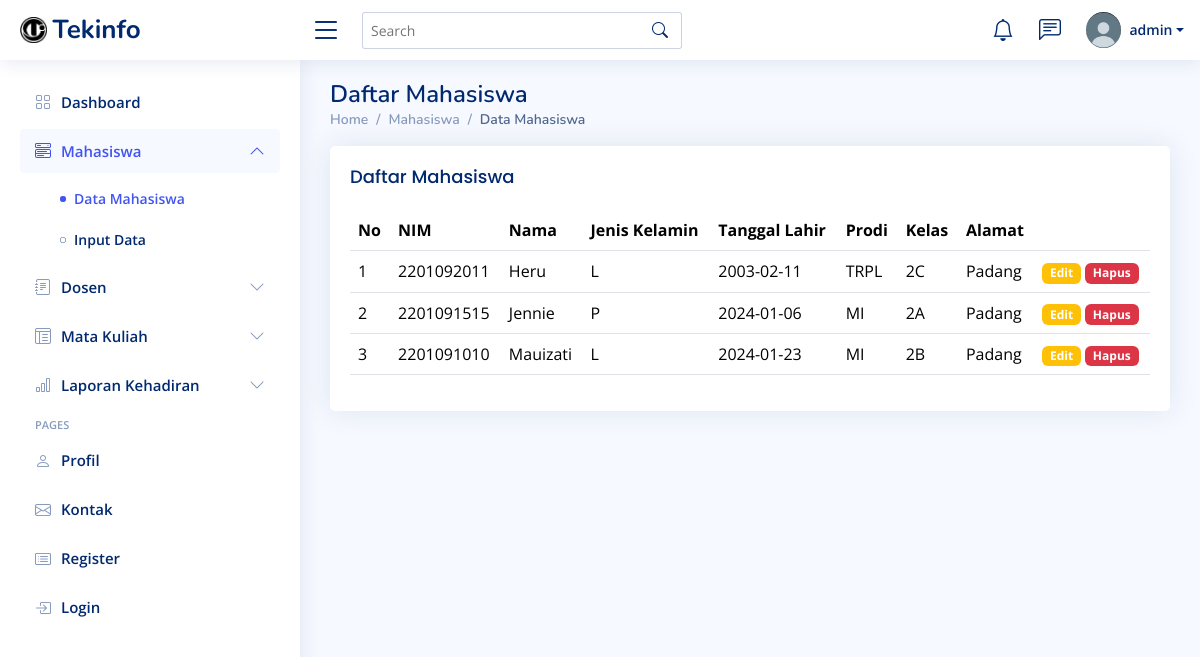
Page /modul/mahasiswa/data-mahasiswa.php (signed in) on the committed database.
### tables this page shows
CREATE TABLE `mahasiswa` (
  `nim` bigint(11) NOT NULL,
  `nama` varchar(80) NOT NULL,
  `jenis_kelamin` enum('L','P') NOT NULL,
  `tgl_lahir` date NOT NULL,
  `prodi` enum('TRPL','MI','TKOM') NOT NULL,
  `id_kelas` int(11) NOT NULL,
  `alamat` text DEFAULT NULL
);

CREATE TABLE `kelas` (
  `id` int(11) NOT NULL,
  `nama_kelas` varchar(50) NOT NULL
);

### modul/mahasiswa/data-mahasiswa.php (the view, shortened to what this page needs)
<?php
    require '../../koneksi.php';
    $query = "SELECT * FROM mahasiswa, kelas WHERE mahasiswa.id_kelas=kelas.id  ORDER BY nama ";
    $result = $db->query($query);
?>
<!DOCTYPE html>
<html lang="en">
<head>
  <link href="../assets/vendor/bootstrap/css/bootstrap.min.css" rel="stylesheet">
  <link href="../assets/vendor/bootstrap-icons/bootstrap-icons.css" rel="stylesheet">
  <link href="../assets/vendor/boxicons/css/boxicons.min.css" rel="stylesheet">
  <link href="../assets/vendor/quill/quill.snow.css" rel="stylesheet">
  <link href="../assets/vendor/quill/quill.bubble.css" rel="stylesheet">
  <link href="../assets/vendor/remixicon/remixicon.css" rel="stylesheet">
  <link href="../assets/vendor/simple-datatables/style.css" rel="stylesheet">
  <link href="../assets/css/style.css" rel="stylesheet">
</head>
<body>
  <header id="header" class="header fixed-top d-flex align-items-center">
<div class="d-flex align-items-center justify-content-between">
  <a href="#" class="logo d-flex align-items-center">
    <img src="../assets/img/Logo Ti.png" alt="">
    <span class="d-none d-lg-block">Tekinfo</span>
  </a>
  <i class="bi bi-list toggle-sidebar-btn"></i>
</div>
<div class="search-bar">
  <form class="search-form d-flex align-items-center" method="POST" action="#">
    <input type="text" name="query" placeholder="Search" title="Enter search keyword">
    <button type="submit" title="Search"><i class="bi bi-search"></i></button>
  </form>
</div>
<nav class="header-nav ms-auto">
  <ul class="d-flex align-items-center">
    <li class="nav-item dropdown">
      <a class="nav-link nav-icon" href="#" data-bs-toggle="dropdown">
        <i class="bi bi-bell"></i>
      </a>
    </li>
    <li class="nav-item dropdown">
      <a class="nav-link nav-icon" href="#" data-bs-toggle="dropdown">
        <i class="bi bi-chat-left-text"></i>
      </a>
    </li>
    <li class="nav-item dropdown pe-3">
      <a class="nav-link nav-profile d-flex align-items-center pe-0" href="#" data-bs-toggle="dropdown">
        <img src="../assets/img/icon.jpg" alt="Profile" class="rounded-circle">
        <span class="d-none d-md-block dropdown-toggle ps-2"><?=   $_SESSION['nama']?></span>
      </a>
    </li>
  </ul>
</nav>
</header>
<aside id="sidebar" class="sidebar">
<ul class="sidebar-nav" id="sidebar-nav">
  <li class="nav-item">
    <a class="nav-link collapsed" href="../../index.php">
      <i class="bi bi-grid"></i>
      <span>Dashboard</span>
    </a>
  </li>
  <li class="nav-item">
    <a class="nav-link " data-bs-target="#components-nav" data-bs-toggle="collapse" href="#">
      <i class="bi bi-menu-button-wide"></i><span>Mahasiswa</span><i class="bi bi-chevron-down ms-auto"></i>
    </a>
    <ul id="components-nav" class="nav-content collapse show" data-bs-parent="#sidebar-nav">
    <?php
      if ($_SESSION['level'] == 'admin') {
      ?>
    <li>
        <a href="#" class="active">
          <i class="bi bi-circle"></i><span>Data Mahasiswa</span>
        </a>
      </li>
      <li>
        <a href="input-mahasiswa.php">
          <i class="bi bi-circle"></i><span>Input Data</span>
        </a>
      </li>
    <?php
      }
    ?>
    </ul>
  </li>
  <li class="nav-item">
    <a class="nav-link collapsed" data-bs-target="#forms-nav" data-bs-toggle="collapse" href="#">
      <i class="bi bi-journal-text"></i><span>Dosen</span><i class="bi bi-chevron-down ms-auto"></i>
    </a>
  </li>
  <li class="nav-item">
    <a class="nav-link collapsed" data-bs-target="#tables-nav" data-bs-toggle="collapse" href="#">
      <i class="bi bi-layout-text-window-reverse"></i><span>Mata Kuliah</span><i class="bi bi-chevron-down ms-auto"></i>
    </a>
  </li>
  <li class="nav-item">
        <a class="nav-link collapsed" data-bs-target="#charts-nav" data-bs-toggle="collapse" href="#">
          <i class="bi bi-bar-chart"></i><span>Laporan Kehadiran</span><i class="bi bi-chevron-down ms-auto"></i>
        </a>
      </li>
  <li class="nav-heading">Pages</li>
  <li class="nav-item">
    <a class="nav-link collapsed" href="../../profil.php">
      <i class="bi bi-person"></i>
      <span>Profil</span>
    </a>
  </li>
  <li class="nav-item">
    <a class="nav-link collapsed" href="#">
      <i class="bi bi-envelope"></i>
      <span>Kontak</span>
    </a>
  </li>
  <li class="nav-item">
    <a class="nav-link collapsed" href="../../buat-akun.php">
      <i class="bi bi-card-list"></i>
      <span>Register</span>
    </a>
  </li>
  <li class="nav-item">
    <a class="nav-link collapsed" href="../../login.php">
      <i class="bi bi-box-arrow-in-right"></i>
      <span>Login</span>
    </a>
  </li>
</ul>
</aside>
<main id="main" class="main">
    <div class="pagetitle">
      <h1 text-align="center">Daftar Mahasiswa</h1>
      <nav>
        <ol class="breadcrumb">
          <li class="breadcrumb-item"><a href="../../index.php">Home</a></li>
          <li class="breadcrumb-item ">Mahasiswa</li>
          <li class="breadcrumb-item active">Data Mahasiswa</li>
        </ol>
      </nav>
    </div>
    <div class="col-12">
      <section class="section dashboard">
        <div class="row">
        <section class="section">
        <div class="row">
          <div class="col-lg-12">
            <div class="card">
              <div class="card-body">
                <h5 class="card-title">Daftar Mahasiswa</h5>
                <table class="table datatable">
                  <thead>
                    <tr>
                      <th>No</th>
                      <th>
                        NIM
                      </th>
                      <th>Nama</th>
                      <th>Jenis Kelamin</th>
                      <th data-type="date" data-format="YYYY/DD/MM">Tanggal Lahir</th>
                      <th>Prodi</th>
                      <th>Kelas</th>
                      <th>Alamat</th>
                      <th></th>
                    </tr>
                  </thead>
                  <tbody>
                  <?php $nomor = 1;
                    foreach ($result as $row):
                  ?>
                  <tr>
                      <td><?= $nomor++ ?></td>
                      <td><?= $row['nim'] ?></td>
                      <td><?= $row['nama'] ?></td>
                      <td><?= $row['jenis_kelamin'] ?></td>
                      <td><?= $row['tgl_lahir'] ?></td>
                      <td><?= $row['prodi'] ?></td>
                      <td><?= $row['nama_kelas'] ?></td>
                      <td><?= $row['alamat'] ?></td>
                      <td>
                          <a class="badge bg-warning" href="edit-mahasiswa.php?nim=<?php echo $row['nim']?>">Edit</a>
                          <a class="badge bg-danger" onclick="return confirm('Apakah kamu yakin ingin menghapus?')" href="hapus.php?nim=<?php echo $row['nim']?>">Hapus</a>
                      </td>
                  </tr>
                  <?php endforeach ?>
                  </tbody>
                </table>
              </div>
            </div>
          </div>
        </div>
      </section>
    </div>
</main>
</body>
</html>

### modul/assets/css/style.css (style rules this page uses)
:root { scroll-behavior: smooth; }
body { font-family: "Open Sans", sans-serif; background: #f6f9ff; color: #444444; }
a { color: #4154f1; text-decoration: none; }
h1, h2, h3, h4, h5, h6 { font-family: "Nunito", sans-serif; }
#main { margin-top: 60px; padding: 20px 30px; transition: all 0.3s; }
.pagetitle { margin-bottom: 10px; }
.pagetitle h1 { font-size: 24px; margin-bottom: 0; font-weight: 600; color: #012970; }
.card { margin-bottom: 30px; border: none; border-radius: 5px; box-shadow: 0px 0 30px rgba(1, 41, 112, 0.1); }
.card-title { padding: 20px 0 15px 0; font-size: 18px; font-weight: 500; color: #012970; font-family: "Poppins", sans-serif; }
.card-body { padding: 0 20px 20px 20px; }
.breadcrumb { font-size: 14px; font-family: "Nunito", sans-serif; color: #899bbd; font-weight: 600; }
.breadcrumb a { color: #899bbd; transition: 0.3s; }
.breadcrumb .breadcrumb-item::before { color: #899bbd; }
.breadcrumb .active { color: #51678f; font-weight: 600; }
.logo { line-height: 1; }
@media (min-width: 1200px) { .logo { width: 280px; } }
.logo img { max-height: 26px; margin-right: 6px; }
.logo span { font-size: 26px; font-weight: 700; color: #012970; font-family: "Nunito", sans-serif; }
.header { transition: all 0.5s; z-index: 997; height: 60px; box-shadow: 0px 2px 20px rgba(1, 41, 112, 0.1); background-color: #fff; padding-left: 20px; }
.header .toggle-sidebar-btn { font-size: 32px; padding-left: 10px; cursor: pointer; color: #012970; }
.header .search-bar { min-width: 360px; padding: 0 20px; }
.header .search-form { width: 100%; }
.header .search-form input { border: 0; font-size: 14px; color: #012970; border: 1px solid rgba(1, 41, 112, 0.2); padding: 7px 38px 7px 8px; border-radius: 3px; transition: 0.3s; width: 100%; }
.header .search-form button { border: 0; padding: 0; margin-left: -30px; background: none; }
.header .search-form button i { color: #012970; }
.header-nav ul { list-style: none; }
.header-nav>ul { margin: 0; padding: 0; }
.header-nav .nav-icon { font-size: 22px; color: #012970; margin-right: 25px; position: relative; }
.header-nav .nav-profile { color: #012970; }
.header-nav .nav-profile img { max-height: 36px; }
.header-nav .nav-profile span { font-size: 14px; font-weight: 600; }
.sidebar { position: fixed; top: 60px; left: 0; bottom: 0; width: 300px; z-index: 996; transition: all 0.3s; padding: 20px; overflow-y: auto; scrollbar-width: thin; scrollbar-color: #aab7cf transparent; box-shadow: 0px 0px 20px rgba(1, 41, 112, 0.1); background-color: #fff; }
@media (min-width: 1200px) { #main, #footer { margin-left: 300px; } }
.sidebar-nav { padding: 0; margin: 0; list-style: none; }
.sidebar-nav li { padding: 0; margin: 0; list-style: none; }
.sidebar-nav .nav-item { margin-bottom: 5px; }
.sidebar-nav .nav-heading { font-size: 11px; text-transform: uppercase; color: #899bbd; font-weight: 600; margin: 10px 0 5px 15px; }
.sidebar-nav .nav-link { display: flex; align-items: center; font-size: 15px; font-weight: 600; color: #4154f1; transition: 0.3; background: #f6f9ff; padding: 10px 15px; border-radius: 4px; }
.sidebar-nav .nav-link i { font-size: 16px; margin-right: 10px; color: #4154f1; }
.sidebar-nav .nav-link.collapsed { color: #012970; background: #fff; }
.sidebar-nav .nav-link.collapsed i { color: #899bbd; }
.sidebar-nav .nav-link .bi-chevron-down { margin-right: 0; transition: transform 0.2s ease-in-out; }
.sidebar-nav .nav-link:not(.collapsed) .bi-chevron-down { transform: rotate(180deg); }
.sidebar-nav .nav-content { padding: 5px 0 0 0; margin: 0; list-style: none; }
.sidebar-nav .nav-content a { display: flex; align-items: center; font-size: 14px; font-weight: 600; color: #012970; transition: 0.3; padding: 10px 0 10px 40px; transition: 0.3s; }
.sidebar-nav .nav-content a i { font-size: 6px; margin-right: 8px; line-height: 0; border-radius: 50%; }
.sidebar-nav .nav-content a:hover, .sidebar-nav .nav-content a.active { color: #4154f1; }
.sidebar-nav .nav-content a.active i { background-color: #4154f1; }

### rows in the picture
mahasiswa: nim "2201092011", nama "Heru", jenis_kelamin "L", tgl_lahir "2003-02-11", prodi "TRPL", id_kelas.nama_kelas "2C", alamat "Padang"
mahasiswa: nim "2201091515", nama "Jennie", jenis_kelamin "P", tgl_lahir "2024-01-06", prodi "MI", id_kelas.nama_kelas "2A", alamat "Padang"
mahasiswa: nim "2201091010", nama "Mauizati", jenis_kelamin "L", tgl_lahir "2024-01-23", prodi "MI", id_kelas.nama_kelas "2B", alamat "Padang"

### other values in the picture
$_SESSION['nama'] "admin"
